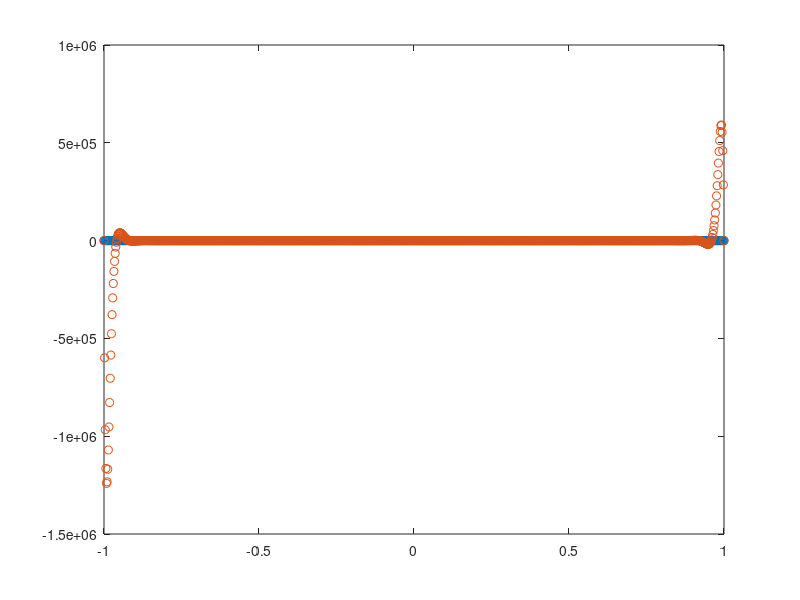
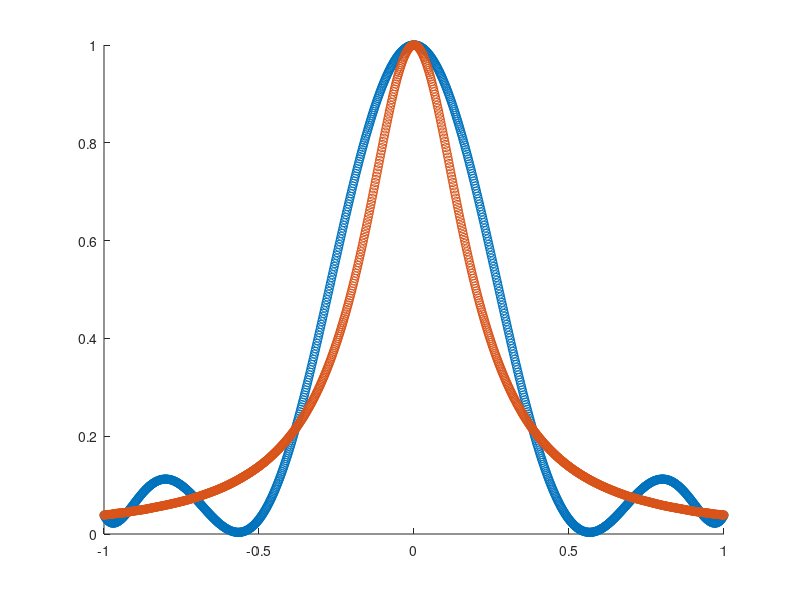

Write the MATLAB code that produced these figures, in order.
%% Clearing everything
clear;  %% clears the left side memory stuff
clc;    %% clears the command window
%% Define the unknown function to interpolate
% f = @(x) exp(x).*sin(x);
f = @(x) 1./(1+25*x.^2);
%% Setup the points at which we want to evaluate the interpolant
xe = linspace(-1,1,1000)'; % change here
% generates a transpose row vector xe of 1000 points linearly spaced between and including -1 and 1
ye = f(xe); %evaluate function

Nd = [9,50];
ye_num = zeros(length(ye),length(Nd));
%% Start plotting stuff
figure
plot(xe,ye,'black');
pause %waits for input
%% Loop goes over different numbers of interpolation nodes
for it=1:length(Nd)
    x = linspace(-1,1,Nd(it))'; % generate evenly-spaced points in [-1,1]. 
    y = f(x);
    %% Form Vandermonde matrix "intelligently"
    V = zeros(length(x),length(x));
    for vit = 1:Nd(it)
        V(:,vit) = x.^(vit-1);
    end
    %% Evaluate polynomial interpolant by buildin%% Compute coefficients by solving linear system
    a = V\y;
    %% multiplying with coefficients.
    Ve = zeros(length(xe),length(x));
    for vit = 1:Nd(it)
        Ve(:,vit) = xe.^(vit-1);
    end
    ye_num(:,it) = Ve*a; %Do the matrix-vector product to predict values
    %% Plot stuff
    hold on;
    plot(xe,ye_num(:,it),'o');
    drawnow
    pause
end
figure
%%%%%%%%%%%%%%%%%%%%%%%%%%%%%%%%%%%%%%%%%%%%%%%%%%%%%%%%%%%%%%%%%%%%%%%%%%%%%%%%%%%%%%%%%
%% Loop goes over different numbers of interpolation nodes
for it=1:length(Nd)
     x = rand(1,Nd(it));
    for itt = 1:Nd(it)
        x(itt) = cos((itt - 1) * pi/(Nd(it) - 1));
    end
    x = x'; 
    y = f(x);
    %% Form Vandermonde matrix "intelligently"
    V = zeros(length(x),length(x));
    for vit = 1:Nd(it)
        V(:,vit) = x.^(vit-1);
    end
    %% Evaluate polynomial interpolant by buildin%% Compute coefficients by solving linear system
    a = V\y;
    %% multiplying with coefficients.
    Ve = zeros(length(xe),length(x));
    for vit = 1:Nd(it)
        Ve(:,vit) = xe.^(vit-1);
    end
    ye_num(:,it) = Ve*a; %Do the matrix-vector product to predict values
    %% Plot stuff
    hold on;
    plot(xe,ye_num(:,it),'o');
    drawnow
    pause
end